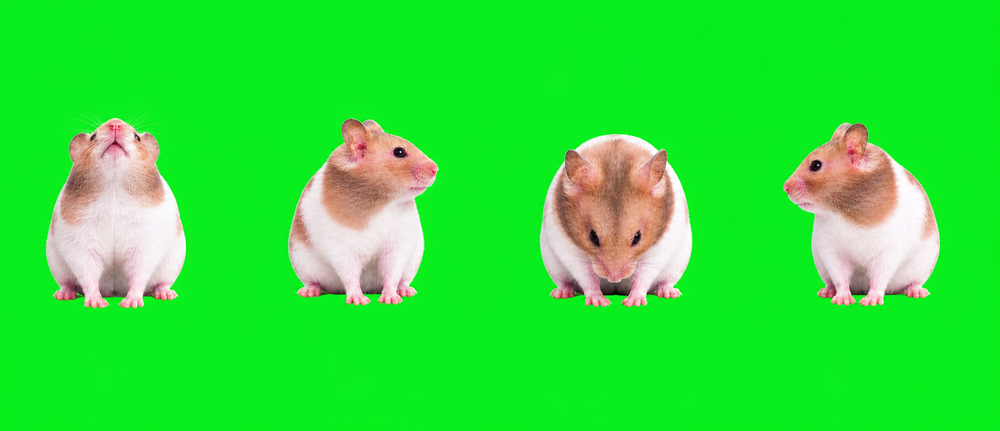
#> input picture pet-art/run/decoded/look-cardinals.png, 1000 x 431 px, shrunk from 1910 x 823 before the run
$ python flatten_cardinals_green.py
#> lines starting #> are read from the running program, lines starting #| are printed output that depends on the picture
from pathlib import Path
from PIL import Image

p = Path(__file__).parent / "decoded" / "look-cardinals.png"
im = Image.open(p).convert("RGB")
#> im is the input picture: PIL image 1000x431 RGB; mean R, G, B 46.1, 226.2, 55.1
pix = im.load()
for y in range(im.height):
    for x in range(im.width):
        r, g, b = pix[x, y]
        if g >= 100 and g > r * 1.32 and g > b * 1.32:
            pix[x, y] = (0, 255, 0)
im.save(p)
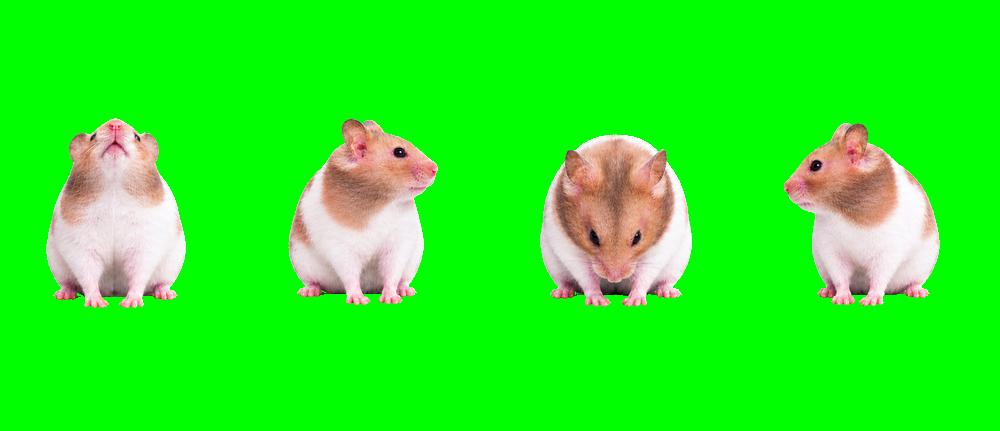
#> saved as look-cardinals.png: PIL image 1000x431 RGB; mean R, G, B 39.1, 240.5, 31.1

$ run again, with pet-art/run/decoded/base.png copied over pet-art/run/decoded/look-cardinals.png
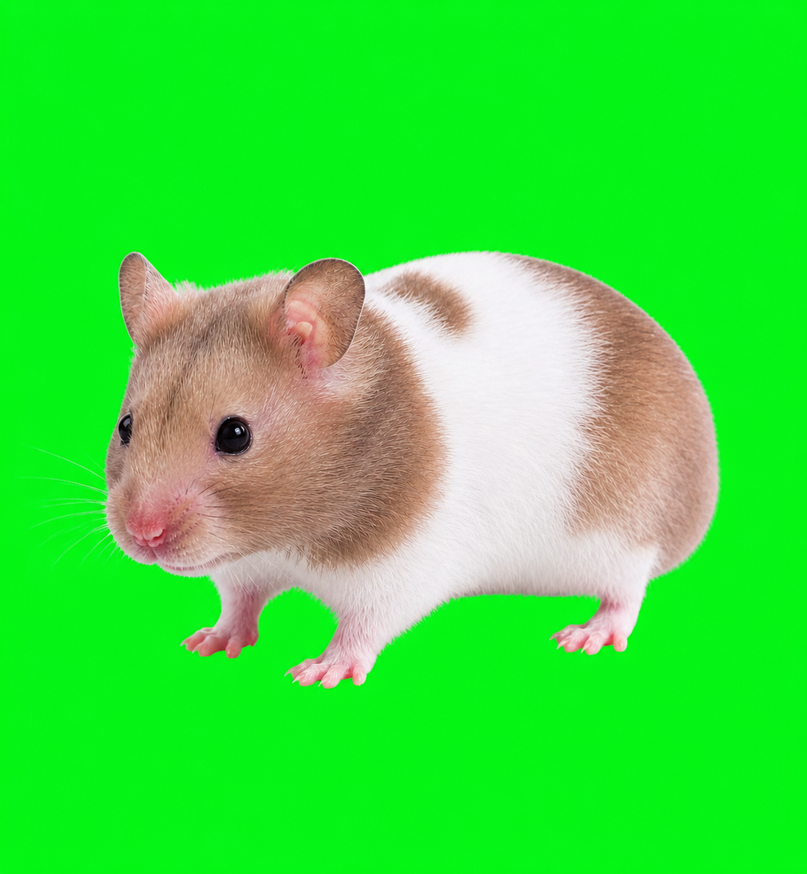
#> input picture pet-art/run/decoded/base.png, 807 x 874 px, shrunk from 1205 x 1305 before the run
#> im is the input picture: PIL image 807x874 RGB; mean R, G, B 59.5, 223.9, 60.7
#> `im.save(p)`:
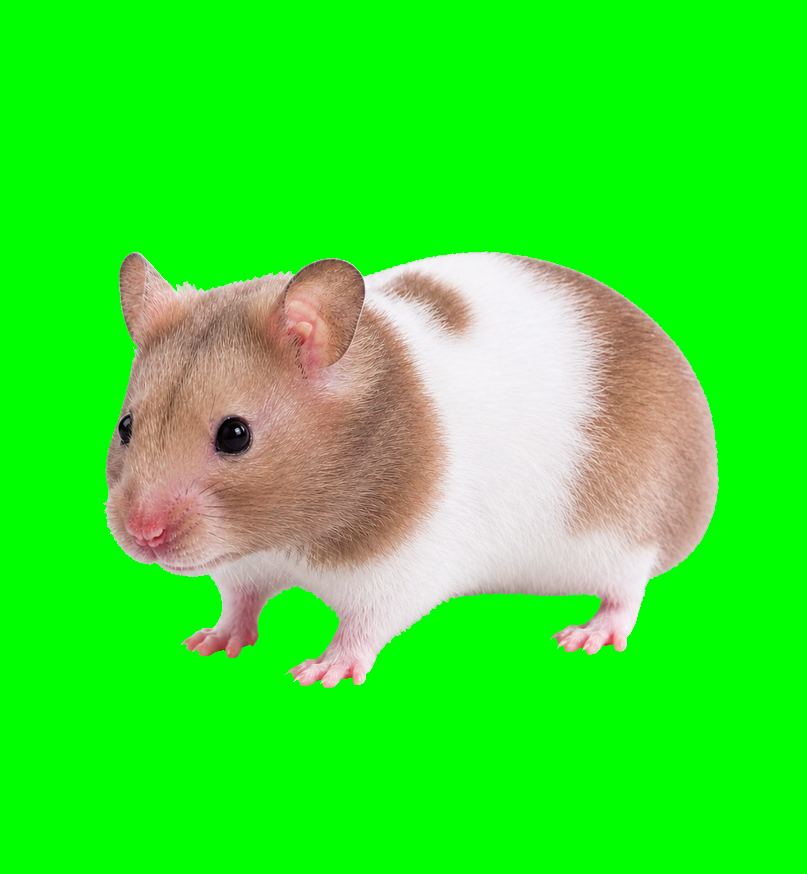
#> saved as look-cardinals.png: PIL image 807x874 RGB; mean R, G, B 55.7, 231.5, 44.8
